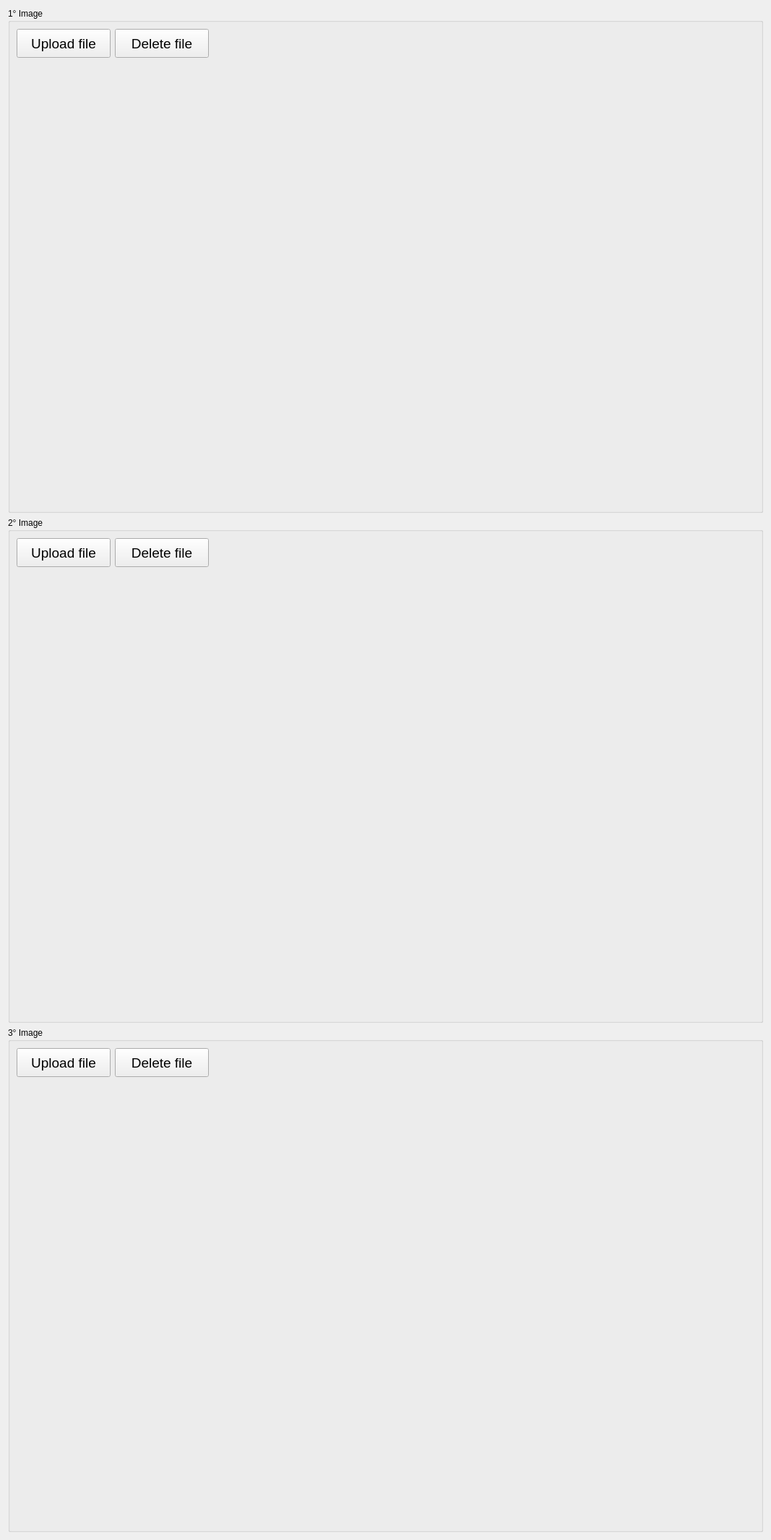
          <widget class="QWidget" name="scrollAreaWidgetContents_12">
           <property name="geometry">
            <rect>
             <x>0</x>
             <y>0</y>
             <width>1067</width>
             <height>2132</height>
            </rect>
           </property>
           <layout class="QGridLayout" name="gridLayout_56">
            <item row="0" column="0">
             <layout class="QVBoxLayout" name="verticalLayout_51">
              <item>
               <widget class="QGroupBox" name="groupBox_29">
                <property name="title">
                 <string>1° Image</string>
                </property>
                <layout class="QGridLayout" name="gridLayout_49">
                 <item row="0" column="0">
                  <layout class="QHBoxLayout" name="horizontalLayout_82">
                   <property name="sizeConstraint">
                    <enum>QLayout::SetMinimumSize</enum>
                   </property>
                   <item>
                    <widget class="QPushButton" name="button_open_file_one">
                     <property name="sizePolicy">
                      <sizepolicy hsizetype="Fixed" vsizetype="Fixed">
                       <horstretch>0</horstretch>
                       <verstretch>0</verstretch>
                      </sizepolicy>
                     </property>
                     <property name="minimumSize">
                      <size>
                       <width>130</width>
                       <height>40</height>
                      </size>
                     </property>
                     <property name="maximumSize">
                      <size>
                       <width>130</width>
                       <height>40</height>
                      </size>
                     </property>
                     <property name="font">
                      <font>
                       <pointsize>14</pointsize>
                      </font>
                     </property>
                     <property name="text">
                      <string>Upload file</string>
                     </property>
                    </widget>
                   </item>
                   <item>
                    <widget class="QPushButton" name="button_delete_file_one">
                     <property name="sizePolicy">
                      <sizepolicy hsizetype="Fixed" vsizetype="Fixed">
                       <horstretch>0</horstretch>
                       <verstretch>0</verstretch>
                      </sizepolicy>
                     </property>
                     <property name="minimumSize">
                      <size>
                       <width>130</width>
                       <height>40</height>
                      </size>
                     </property>
                     <property name="maximumSize">
                      <size>
                       <width>130</width>
                       <height>40</height>
                      </size>
                     </property>
                     <property name="font">
                      <font>
                       <pointsize>14</pointsize>
                      </font>
                     </property>
                     <property name="text">
                      <string>Delete file</string>
                     </property>
                    </widget>
                   </item>
                   <item>
                    <spacer name="horizontalSpacer_41">
                     <property name="orientation">
                      <enum>Qt::Horizontal</enum>
                     </property>
                     <property name="sizeHint" stdset="0">
                      <size>
                       <width>40</width>
                       <height>20</height>
                      </size>
                     </property>
                    </spacer>
                   </item>
                  </layout>
                 </item>
                 <item row="1" column="0">
                  <widget class="QLabel" name="label_image_pic_one">
                   <property name="text">
                    <string/>
                   </property>
                  </widget>
                 </item>
                </layout>
               </widget>
              </item>
              <item>
               <widget class="QGroupBox" name="groupBox_31">
                <property name="title">
                 <string>2° Image</string>
                </property>
                <layout class="QGridLayout" name="gridLayout_53">
                 <item row="0" column="0">
                  <layout class="QVBoxLayout" name="verticalLayout_49">
                   <item>
                    <layout class="QHBoxLayout" name="horizontalLayout_78">
                     <item>
                      <widget class="QPushButton" name="button_open_file_two">
                       <property name="minimumSize">
                        <size>
                         <width>130</width>
                         <height>40</height>
                        </size>
                       </property>
                       <property name="maximumSize">
                        <size>
                         <width>130</width>
                         <height>40</height>
                        </size>
                       </property>
                       <property name="font">
                        <font>
                         <pointsize>14</pointsize>
                        </font>
                       </property>
                       <property name="text">
                        <string>Upload file</string>
                       </property>
                      </widget>
                     </item>
                     <item>
                      <widget class="QPushButton" name="button_delete_file_two">
                       <property name="minimumSize">
                        <size>
                         <width>130</width>
                         <height>40</height>
                        </size>
                       </property>
                       <property name="maximumSize">
                        <size>
                         <width>130</width>
                         <height>40</height>
                        </size>
                       </property>
                       <property name="font">
                        <font>
                         <pointsize>14</pointsize>
                        </font>
                       </property>
                       <property name="text">
                        <string>Delete file</string>
                       </property>
                      </widget>
                     </item>
                     <item>
                      <spacer name="horizontalSpacer_42">
                       <property name="orientation">
                        <enum>Qt::Horizontal</enum>
                       </property>
                       <property name="sizeHint" stdset="0">
                        <size>
                         <width>40</width>
                         <height>20</height>
                        </size>
                       </property>
                      </spacer>
                     </item>
                    </layout>
                   </item>
                   <item>
                    <widget class="QLabel" name="label_image_pic_two">
                     <property name="text">
                      <string/>
                     </property>
                    </widget>
                   </item>
                  </layout>
                 </item>
                </layout>
               </widget>
              </item>
              <item>
               <widget class="QGroupBox" name="groupBox_32">
                <property name="title">
                 <string>3° Image</string>
                </property>
                <layout class="QGridLayout" name="gridLayout_55">
                 <item row="0" column="0">
                  <layout class="QVBoxLayout" name="verticalLayout_50">
                   <item>
                    <layout class="QHBoxLayout" name="horizontalLayout_94">
                     <item>
                      <widget class="QPushButton" name="button_open_file_three">
                       <property name="minimumSize">
                        <size>
                         <width>130</width>
                         <height>40</height>
                        </size>
                       </property>
                       <property name="maximumSize">
                        <size>
                         <width>130</width>
                         <height>40</height>
                        </size>
                       </property>
                       <property name="font">
                        <font>
                         <pointsize>14</pointsize>
                        </font>
                       </property>
                       <property name="text">
                        <string>Upload file</string>
                       </property>
                      </widget>
                     </item>
                     <item>
                      <widget class="QPushButton" name="button_delete_file_three">
                       <property name="minimumSize">
                        <size>
                         <width>130</width>
                         <height>40</height>
                        </size>
                       </property>
                       <property name="maximumSize">
                        <size>
                         <width>130</width>
                         <height>40</height>
                        </size>
                       </property>
                       <property name="font">
                        <font>
                         <pointsize>14</pointsize>
                        </font>
                       </property>
                       <property name="text">
                        <string>Delete file</string>
                       </property>
                      </widget>
                     </item>
                     <item>
                      <spacer name="horizontalSpacer_43">
                       <property name="orientation">
                        <enum>Qt::Horizontal</enum>
                       </property>
                       <property name="sizeHint" stdset="0">
                        <size>
                         <width>40</width>
                         <height>20</height>
                        </size>
                       </property>
                      </spacer>
                     </item>
                    </layout>
                   </item>
                   <item>
                    <widget class="QLabel" name="label_image_pic_three">
                     <property name="text">
                      <string/>
                     </property>
                    </widget>
                   </item>
                  </layout>
                 </item>
                </layout>
               </widget>
              </item>
             </layout>
            </item>
           </layout>
          </widget>
